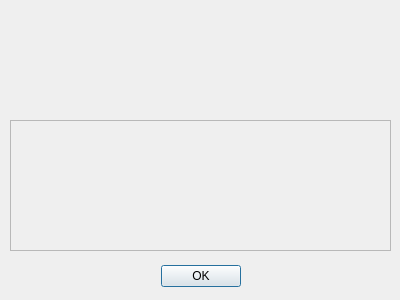
<?xml version="1.0" encoding="UTF-8"?>
<ui version="4.0">
 <class>DialogAbout</class>
 <widget class="QDialog" name="DialogAbout">
  <property name="windowModality">
   <enum>Qt::ApplicationModal</enum>
  </property>
  <property name="geometry">
   <rect>
    <x>0</x>
    <y>0</y>
    <width>400</width>
    <height>300</height>
   </rect>
  </property>
  <property name="windowTitle">
   <string>About Linguist</string>
  </property>
  <property name="locale">
   <locale language="English" country="UnitedStates"/>
  </property>
  <property name="modal">
   <bool>true</bool>
  </property>
  <widget class="QDialogButtonBox" name="buttonBox">
   <property name="geometry">
    <rect>
     <x>30</x>
     <y>260</y>
     <width>341</width>
     <height>32</height>
    </rect>
   </property>
   <property name="locale">
    <locale language="English" country="UnitedStates"/>
   </property>
   <property name="orientation">
    <enum>Qt::Horizontal</enum>
   </property>
   <property name="standardButtons">
    <set>QDialogButtonBox::Ok</set>
   </property>
   <property name="centerButtons">
    <bool>true</bool>
   </property>
  </widget>
  <widget class="QScrollArea" name="scrollArea">
   <property name="geometry">
    <rect>
     <x>10</x>
     <y>120</y>
     <width>381</width>
     <height>131</height>
    </rect>
   </property>
   <property name="widgetResizable">
    <bool>true</bool>
   </property>
   <widget class="QWidget" name="scrollAreaWidgetContents">
    <property name="geometry">
     <rect>
      <x>0</x>
      <y>0</y>
      <width>379</width>
      <height>129</height>
     </rect>
    </property>
   </widget>
  </widget>
 </widget>
 <resources/>
 <connections>
  <connection>
   <sender>buttonBox</sender>
   <signal>accepted()</signal>
   <receiver>DialogAbout</receiver>
   <slot>accept()</slot>
   <hints>
    <hint type="sourcelabel">
     <x>248</x>
     <y>274</y>
    </hint>
    <hint type="destinationlabel">
     <x>157</x>
     <y>274</y>
    </hint>
   </hints>
  </connection>
  <connection>
   <sender>buttonBox</sender>
   <signal>rejected()</signal>
   <receiver>DialogAbout</receiver>
   <slot>reject()</slot>
   <hints>
    <hint type="sourcelabel">
     <x>316</x>
     <y>260</y>
    </hint>
    <hint type="destinationlabel">
     <x>286</x>
     <y>274</y>
    </hint>
   </hints>
  </connection>
 </connections>
</ui>
